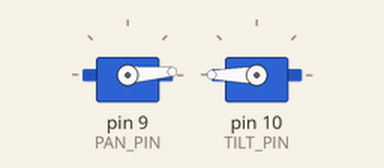
Simulated run of this sketch. Board: Arduino Uno, built with avr-gcc and run on an emulated ATmega328P. Shown: 2 × servo.

Above: at 0.05 s.
At 1.3 s:
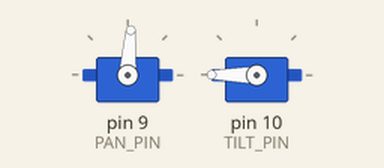
At 2.6 s:
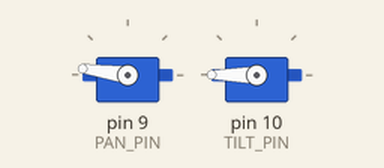
At 5.2 s:
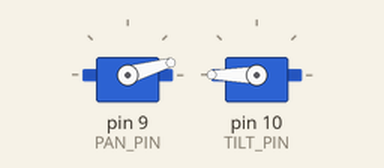
Timing chart, 0 to 7.1 s (numbered marks = the images above):
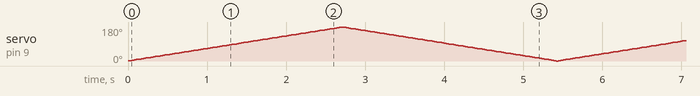

The sketch:

turret_listener.ino
```cpp
// Reads "pan,tilt\n" over serial, clamps both to 0-180, drives two servos.
// pan -> pin 9, tilt -> pin 10. Must match src/config.py's SERIAL_PORT/BAUD_RATE
// and PAN_MIN_DEG/PAN_MAX_DEG/TILT_MIN_DEG/TILT_MAX_DEG if those ever change.

#include <Servo.h>

const int PAN_PIN = 9;
const int TILT_PIN = 10;

const int PAN_MIN_DEG = 15;
const int PAN_MAX_DEG = 180;
const int TILT_MIN_DEG = 125;
const int TILT_MAX_DEG =360;

const long BAUD_RATE = 9600;


Servo panServo;
Servo tiltServo;

void setup() {
  Serial.begin(BAUD_RATE);
  panServo.attach(PAN_PIN);
  tiltServo.attach(TILT_PIN);

  // Known position on power-up, rather than wherever the servo happened to sit.
  panServo.write(15);
  tiltServo.write(220);
}

void loop() {

  // if (Serial.available() > 0) {
  //   String line = Serial.readStringUntil('\n');
  //   line.trim();

  //   int commaIndex = line.indexOf(',');
  //   bool hasBothHalves = commaIndex > 0 && commaIndex < (int)line.length() - 1;
  //   if (!hasBothHalves) {
  //     return; // malformed line ("pan,tilt" expected) -- ignore, don't move
  //   }

  //   int pan = line.substring(0, commaIndex).toInt();
  //   int tilt = line.substring(commaIndex + 1).toInt();

  //   pan = constrain(pan, PAN_MIN_DEG, PAN_MAX_DEG);
  //   tilt = constrain(tilt, TILT_MIN_DEG, TILT_MAX_DEG);

  //   panServo.write(pan);
  //   tiltServo.write(tilt);

  //   Serial.print("OK ");
  //   Serial.print(pan);
  //   Serial.print(",");
  //   Serial.println(tilt);

    static int pan = 0;
    static int negFlag = 1;
    pan += negFlag;
    panServo.write(pan);
    if (pan >= PAN_MAX_DEG || pan <= 0) {
      negFlag *= -1;
    }
    delay(15);
  }
```
